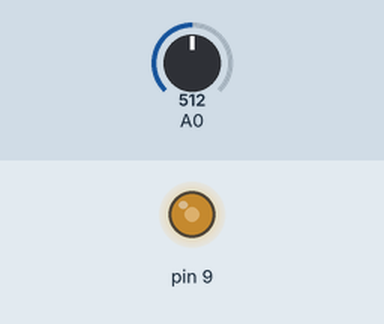
A sketch run on a simulated Arduino Uno, built with avr-gcc and run on an emulated ATmega328P. On the bench: output pins drawn as LEDs (lit = HIGH). The inputs (shaded band) are chosen by the test bench; at power-on: A0 = 512.

Above: at 1.2 s.
1.3 s: A0 set to 716
At 2.4 s:
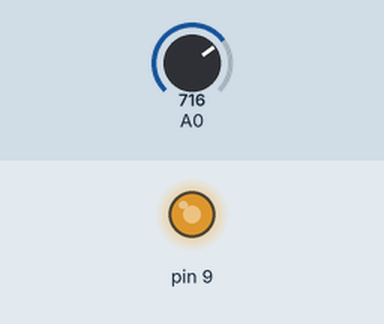
2.8 s: A0 set to 900
At 3.6 s:
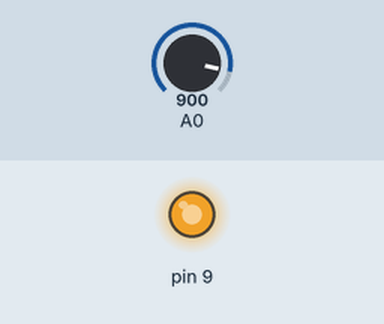
4.3 s: A0 set to 122
At 4.7 s:
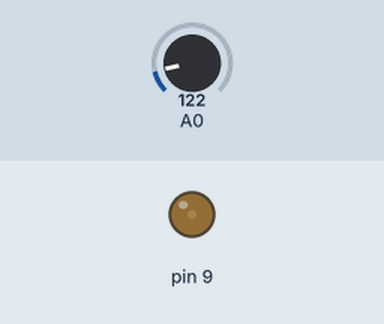
5.8 s: A0 set to 0
At 7.0 s:
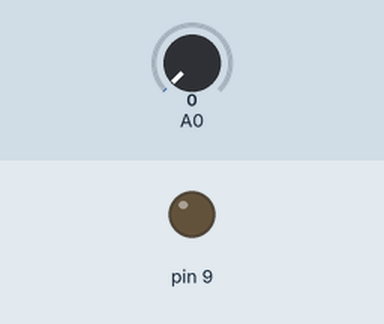
7.3 s: A0 set to 511
At 8.2 s:
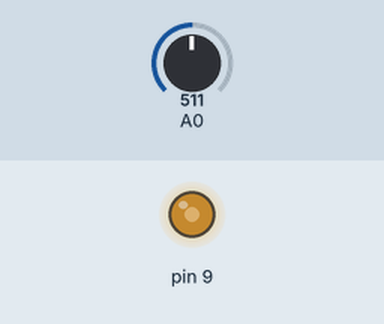
Timing chart, 0 to 9.8 s (numbered marks = the images above; inputs shaded):
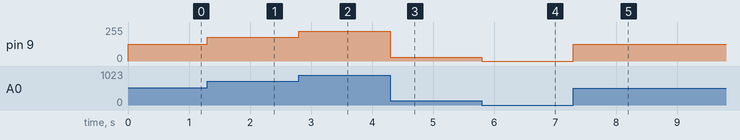

The sketch:

Potentometer_Control_RGB_Brightness.ino
```cpp
void setup() {
    pinMode(9, OUTPUT);
}

void loop() {
    int adc = analogRead(A0);
    int pwm = map(adc, 0, 1023, 0, 255);
    analogWrite(9, pwm);

}
```

Measured:
- after the input at 1.3 s, pin 9: 127/255 → 178/255 at once
- after the input at 2.8 s, pin 9: 178/255 → 224/255 at once
- after the input at 4.3 s, pin 9: 224/255 → 30/255 at once
- after the input at 5.8 s, pin 9: 30/255 → 0/255 at once
- after the input at 7.3 s, pin 9: 0/255 → 127/255 at once
